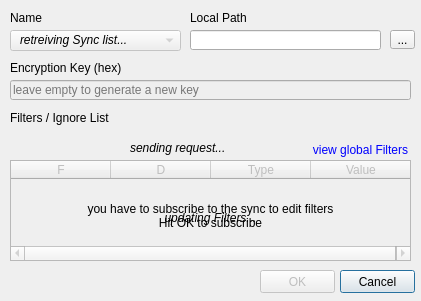
<?xml version="1.0" encoding="UTF-8"?>
<ui version="4.0">
 <class>qtSyncDialog</class>
 <widget class="QDialog" name="qtSyncDialog">
  <property name="geometry">
   <rect>
    <x>0</x>
    <y>0</y>
    <width>421</width>
    <height>301</height>
   </rect>
  </property>
  <property name="sizePolicy">
   <sizepolicy hsizetype="Fixed" vsizetype="Fixed">
    <horstretch>0</horstretch>
    <verstretch>0</verstretch>
   </sizepolicy>
  </property>
  <property name="minimumSize">
   <size>
    <width>421</width>
    <height>301</height>
   </size>
  </property>
  <property name="maximumSize">
   <size>
    <width>421</width>
    <height>301</height>
   </size>
  </property>
  <property name="windowTitle">
   <string>Edit Syncs</string>
  </property>
  <property name="windowIcon">
   <iconset resource="qtClient.qrc">
    <normaloff>:/Resources/icon.png</normaloff>:/Resources/icon.png</iconset>
  </property>
  <widget class="QLabel" name="label">
   <property name="geometry">
    <rect>
     <x>10</x>
     <y>10</y>
     <width>171</width>
     <height>16</height>
    </rect>
   </property>
   <property name="text">
    <string>Name</string>
   </property>
  </widget>
  <widget class="QLabel" name="label_2">
   <property name="geometry">
    <rect>
     <x>190</x>
     <y>10</y>
     <width>221</width>
     <height>16</height>
    </rect>
   </property>
   <property name="text">
    <string>Local Path</string>
   </property>
  </widget>
  <widget class="QLineEdit" name="pathEdit">
   <property name="geometry">
    <rect>
     <x>190</x>
     <y>30</y>
     <width>191</width>
     <height>20</height>
    </rect>
   </property>
  </widget>
  <widget class="QToolButton" name="browseButton">
   <property name="geometry">
    <rect>
     <x>390</x>
     <y>30</y>
     <width>25</width>
     <height>19</height>
    </rect>
   </property>
   <property name="text">
    <string>...</string>
   </property>
  </widget>
  <widget class="QPushButton" name="cancelButton">
   <property name="geometry">
    <rect>
     <x>340</x>
     <y>270</y>
     <width>75</width>
     <height>23</height>
    </rect>
   </property>
   <property name="text">
    <string>Cancel</string>
   </property>
  </widget>
  <widget class="QPushButton" name="okButton">
   <property name="enabled">
    <bool>false</bool>
   </property>
   <property name="geometry">
    <rect>
     <x>260</x>
     <y>270</y>
     <width>75</width>
     <height>23</height>
    </rect>
   </property>
   <property name="text">
    <string>OK</string>
   </property>
  </widget>
  <widget class="QComboBox" name="nameBox">
   <property name="enabled">
    <bool>false</bool>
   </property>
   <property name="geometry">
    <rect>
     <x>10</x>
     <y>30</y>
     <width>171</width>
     <height>21</height>
    </rect>
   </property>
  </widget>
  <widget class="QLabel" name="fetchSyncLabel">
   <property name="enabled">
    <bool>true</bool>
   </property>
   <property name="geometry">
    <rect>
     <x>20</x>
     <y>30</y>
     <width>141</width>
     <height>21</height>
    </rect>
   </property>
   <property name="text">
    <string>&lt;i&gt;retreiving Sync list...&lt;/i&gt;</string>
   </property>
  </widget>
  <widget class="QLabel" name="label_3">
   <property name="geometry">
    <rect>
     <x>10</x>
     <y>60</y>
     <width>401</width>
     <height>16</height>
    </rect>
   </property>
   <property name="text">
    <string>Encryption Key (hex)</string>
   </property>
  </widget>
  <widget class="QLineEdit" name="keyEdit">
   <property name="enabled">
    <bool>false</bool>
   </property>
   <property name="geometry">
    <rect>
     <x>10</x>
     <y>80</y>
     <width>401</width>
     <height>20</height>
    </rect>
   </property>
   <property name="maxLength">
    <number>64</number>
   </property>
   <property name="placeholderText">
    <string>leave empty to generate a new key</string>
   </property>
  </widget>
  <widget class="QLabel" name="label_4">
   <property name="geometry">
    <rect>
     <x>10</x>
     <y>110</y>
     <width>401</width>
     <height>16</height>
    </rect>
   </property>
   <property name="text">
    <string>Filters / Ignore List</string>
   </property>
  </widget>
  <widget class="QTableWidget" name="filterTable">
   <property name="enabled">
    <bool>false</bool>
   </property>
   <property name="geometry">
    <rect>
     <x>10</x>
     <y>160</y>
     <width>401</width>
     <height>101</height>
    </rect>
   </property>
   <property name="editTriggers">
    <set>QAbstractItemView::NoEditTriggers</set>
   </property>
   <property name="selectionMode">
    <enum>QAbstractItemView::SingleSelection</enum>
   </property>
   <property name="selectionBehavior">
    <enum>QAbstractItemView::SelectRows</enum>
   </property>
   <property name="horizontalScrollMode">
    <enum>QAbstractItemView::ScrollPerPixel</enum>
   </property>
   <attribute name="horizontalHeaderHighlightSections">
    <bool>false</bool>
   </attribute>
   <attribute name="horizontalHeaderStretchLastSection">
    <bool>true</bool>
   </attribute>
   <attribute name="verticalHeaderVisible">
    <bool>false</bool>
   </attribute>
   <attribute name="verticalHeaderDefaultSectionSize">
    <number>20</number>
   </attribute>
   <column>
    <property name="text">
     <string>F</string>
    </property>
   </column>
   <column>
    <property name="text">
     <string>D</string>
    </property>
   </column>
   <column>
    <property name="text">
     <string>Type</string>
    </property>
   </column>
   <column>
    <property name="text">
     <string>Value</string>
    </property>
   </column>
  </widget>
  <widget class="QToolButton" name="addButton">
   <property name="enabled">
    <bool>false</bool>
   </property>
   <property name="geometry">
    <rect>
     <x>13</x>
     <y>130</y>
     <width>31</width>
     <height>30</height>
    </rect>
   </property>
   <property name="toolTip">
    <string>Add a Filter</string>
   </property>
   <property name="text">
    <string/>
   </property>
   <property name="icon">
    <iconset resource="qtClient.qrc">
     <normaloff>:/Resources/add.png</normaloff>:/Resources/add.png</iconset>
   </property>
   <property name="iconSize">
    <size>
     <width>24</width>
     <height>24</height>
    </size>
   </property>
   <property name="autoRaise">
    <bool>true</bool>
   </property>
  </widget>
  <widget class="QToolButton" name="removeButton">
   <property name="enabled">
    <bool>false</bool>
   </property>
   <property name="geometry">
    <rect>
     <x>50</x>
     <y>130</y>
     <width>31</width>
     <height>30</height>
    </rect>
   </property>
   <property name="toolTip">
    <string>Remove Filter</string>
   </property>
   <property name="text">
    <string/>
   </property>
   <property name="icon">
    <iconset resource="qtClient.qrc">
     <normaloff>:/Resources/remove.png</normaloff>:/Resources/remove.png</iconset>
   </property>
   <property name="iconSize">
    <size>
     <width>24</width>
     <height>24</height>
    </size>
   </property>
   <property name="autoRaise">
    <bool>true</bool>
   </property>
  </widget>
  <widget class="QToolButton" name="globalButton">
   <property name="enabled">
    <bool>false</bool>
   </property>
   <property name="geometry">
    <rect>
     <x>310</x>
     <y>140</y>
     <width>101</width>
     <height>20</height>
    </rect>
   </property>
   <property name="styleSheet">
    <string notr="true">color:blue</string>
   </property>
   <property name="text">
    <string>view global Filters</string>
   </property>
   <property name="autoRaise">
    <bool>true</bool>
   </property>
  </widget>
  <widget class="QToolButton" name="editButton">
   <property name="enabled">
    <bool>false</bool>
   </property>
   <property name="geometry">
    <rect>
     <x>90</x>
     <y>130</y>
     <width>31</width>
     <height>30</height>
    </rect>
   </property>
   <property name="toolTip">
    <string>Edit Filter</string>
   </property>
   <property name="text">
    <string/>
   </property>
   <property name="icon">
    <iconset resource="qtClient.qrc">
     <normaloff>:/Resources/edit.png</normaloff>:/Resources/edit.png</iconset>
   </property>
   <property name="iconSize">
    <size>
     <width>24</width>
     <height>24</height>
    </size>
   </property>
   <property name="autoRaise">
    <bool>true</bool>
   </property>
  </widget>
  <widget class="QLabel" name="fetchFilterLabel">
   <property name="geometry">
    <rect>
     <x>10</x>
     <y>210</y>
     <width>401</width>
     <height>16</height>
    </rect>
   </property>
   <property name="text">
    <string>&lt;i&gt;updating Filters...&lt;/i&gt;</string>
   </property>
   <property name="alignment">
    <set>Qt::AlignCenter</set>
   </property>
  </widget>
  <widget class="QLabel" name="needSubscribeLabel">
   <property name="geometry">
    <rect>
     <x>10</x>
     <y>200</y>
     <width>401</width>
     <height>31</height>
    </rect>
   </property>
   <property name="text">
    <string>you have to subscribe to the sync to edit filters
Hit OK to subscribe</string>
   </property>
   <property name="alignment">
    <set>Qt::AlignCenter</set>
   </property>
  </widget>
  <widget class="QLabel" name="sendLabel">
   <property name="geometry">
    <rect>
     <x>130</x>
     <y>140</y>
     <width>101</width>
     <height>16</height>
    </rect>
   </property>
   <property name="text">
    <string>&lt;i&gt;sending request...&lt;/i&gt;</string>
   </property>
  </widget>
 </widget>
 <layoutdefault spacing="6" margin="11"/>
 <tabstops>
  <tabstop>nameBox</tabstop>
  <tabstop>pathEdit</tabstop>
  <tabstop>browseButton</tabstop>
  <tabstop>keyEdit</tabstop>
  <tabstop>addButton</tabstop>
  <tabstop>removeButton</tabstop>
  <tabstop>editButton</tabstop>
  <tabstop>globalButton</tabstop>
  <tabstop>filterTable</tabstop>
  <tabstop>okButton</tabstop>
  <tabstop>cancelButton</tabstop>
 </tabstops>
 <resources>
  <include location="qtClient.qrc"/>
 </resources>
 <connections>
  <connection>
   <sender>okButton</sender>
   <signal>clicked()</signal>
   <receiver>qtSyncDialog</receiver>
   <slot>accept()</slot>
   <hints>
    <hint type="sourcelabel">
     <x>224</x>
     <y>123</y>
    </hint>
    <hint type="destinationlabel">
     <x>148</x>
     <y>116</y>
    </hint>
   </hints>
  </connection>
  <connection>
   <sender>cancelButton</sender>
   <signal>clicked()</signal>
   <receiver>qtSyncDialog</receiver>
   <slot>reject()</slot>
   <hints>
    <hint type="sourcelabel">
     <x>307</x>
     <y>121</y>
    </hint>
    <hint type="destinationlabel">
     <x>254</x>
     <y>65</y>
    </hint>
   </hints>
  </connection>
 </connections>
</ui>
